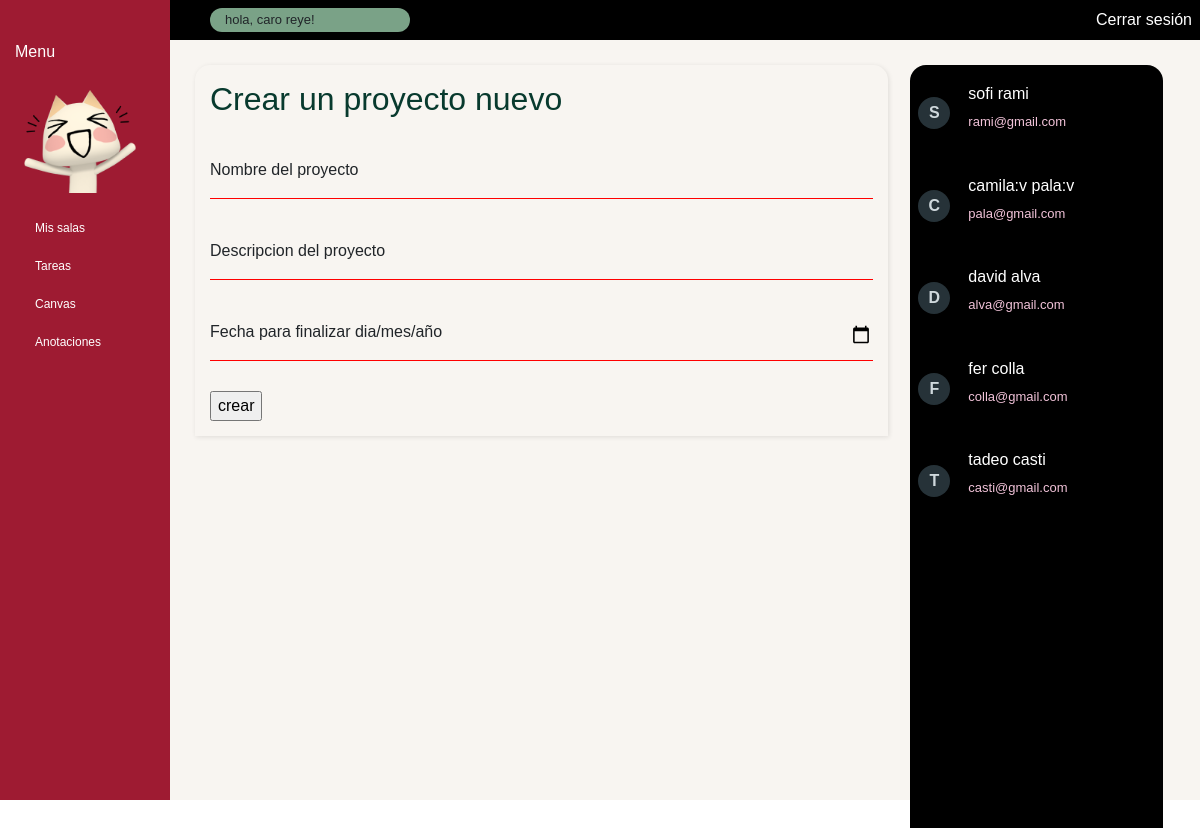
The app's page /crear_sala/ (signed in) with its own data.
### spok/models.py (models this page shows)
class User(AbstractUser):
    profile_picture = models.ImageField(upload_to='profile_pictures/', null=True, blank=True, verbose_name="Foto de Perfil")
    pass

### spok/views.py (the view, shortened to what this page needs)
# urls.py: path('crear_sala/', views.crear_sala, name='crear_sala'),
@login_required()
def crear_sala(request):
    usuarios = User.objects.all().order_by('first_name', 'last_name')
    usuarios_por_inicial = defaultdict(list)
    for i in usuarios:
        first_name = i.first_name or "Sin nombre"
        inicial = first_name[0].upper()
        datos_usuario = [f"{i.first_name} {i.last_name}", i.email]
        usuarios_por_inicial[inicial].append(datos_usuario)
    usuarios_por_inicial = dict(usuarios_por_inicial)
    actual = request.user.email
    print(f"email de usuario actual : {actual}")
    print(usuarios_por_inicial)
    return render(request, "crear_sala.html", {'usuarios_ordenado': usuarios_por_inicial, "actual": actual})

### spok/templates/crear_sala.html (shortened to what this page needs)
{% extends "layout.html" %}
{% load static %}
{% block main %}
<form action="{% url 'crear_sala' %}" method="post">
      <div class="conte_hoja">
        <div class="div_hoja">
          <div class="login-box">
            <h2 style="color: #083A2E !important; ">Crear un proyecto nuevo</h2>
              <div class="user-box">
                <input type="text" name="nombre_sala" required="">
                <label>Nombre del proyecto</label>
              </div>
              <div class="user-box">
                <input type="text" name="descri_sala" required="">
                <label>Descripcion del proyecto</label>
              </div>
                <div class="user-box">
                  <input  type="date" name="date_final" id="date_final" required="" placeholder= "jjj">
                  <label id="LISTA_SOS_GOKU" >Fecha para finalizar dia/mes/año </label>
                </div>
                <input type="submit" value="crear">
            </div>
          </div>
          <div class="ladito">
            <div class="container">
              <div class="floating-stack">
                <dl>
                  {% for hash, personas in usuarios_ordenado.items %}
                  <dt>{{ hash }}</dt>
                  {% for p in personas %}
                  {% if p.1 != "unicamilapalacios@gmail.com" and p.1 != actual %}
                  <dd>
                    <button class="personas" onclick="toggleSelection(this, '{{ p.1 }}')" type="button" style="width: 80%;">
                      <div>
                        <p style="color: white !important;">{{ p.0 }}</p>
                        <p style="font-size: 13px; color: #f2c3d9; margin-top: -10px;">{{ p.1 }}</p>
                      </div>
                    </button>
                  </dd>
                  {% endif %}
                  {% endfor %}
                  {% endfor %}
                </dl>
              </div>
            </div>
          </div>
        </div>
      </form>
{% endblock %}

### spok/templates/layout.html (shortened to what this page needs)
{% load static %}
<!DOCTYPE html>
<html lang="en">
    <head>
        <link rel="stylesheet" href="https://stackpath.bootstrapcdn.com/bootstrap/4.4.1/css/bootstrap.min.css">
        <link href="https://cdn.jsdelivr.net/npm/bootstrap@5.3.3/dist/css/bootstrap.min.css" rel="stylesheet">
        <link rel="stylesheet" type="text/css" href="../static/css/style.css">
    </head>
    <body>
      <aside>
        <p> Menu </p>
        <img style="width: 130px; height: 115px;margin-top: -20px; margin-bottom: 10px;" src="{% static 'img/toro_ola.png' %}" alt="">
        <a href="{% url 'index' %}">
          Mis salas
        </a>
        <a href="#">
          Tareas
        </a>
        <a href="{% url 'canvas' %}">
          Canvas
        </a>
        <a href="">
          Anotaciones
        </a>
      </aside>
      <div class="total">
        <div class="franja">
          <ul class="ul_ah">
            <li class="li_ah">
              <div style="background-color: #7AA287; border-radius: 30px; width: 20%; min-width: 200px; height: 24px; padding: 4px; padding-left: 15px; ">
                <h6 style="font-size: 13px;"> hola, {{ user.get_full_name }}! </h6>
              </div>
            </li>
            <li class="li_ah" style="float:right">
              <a  href="{% url 'logout' %}" >Cerrar sesión</a>
            </li>
          </ul>
        </div>
        <div class="contenido">
          {% block main %}
          {% endblock %}
        </div>
      </div>
    </body>
</html>

### spok/static/css/style.css (style rules this page uses)
* { font-family: "Comic Sans MS", sans-serif; }
aside { color: #fff; width: 15%; min-width: 170px; padding-left: 15px; height: 100vh; background-color: #9e1b32; }
aside a { font-size: 12px; color: #fff; display: block; padding: 10px; padding-left: 20px; text-decoration: none; -webkit-tap-highlight-color:transparent; }
aside p { margin: 0; padding: 40px 0; }
body { font-family: 'Roboto'; width: 100%; height: 100vh; margin: 0; display: flex; flex-direction: row; }
.contenido { width: 100%; height: calc(100% - 40px); background-color: #f8f5f1; margin: 0; padding: 15px; }
.total { width: 100%; height: 100%; }
.franja { width: 100%; height: 40px; background-color: black; padding: 8px; }
.ul_ah { list-style-type: none; }
.li_ah { float: left; }
.li_ah a { display: block; color: white; text-decoration: none; }
.div_hoja { border-top-left-radius: 15px; border-top-right-radius: 15px; width: 75%; height: 100%; padding: 15px; box-shadow: 1px 1px 5px rgba(0, 0, 0, 0.1); }
.ladito { height: 100%; width: 30%; }
.conte_hoja { padding: 10px; display: flex; gap: 10px; height: 100%; width: 100%; }
.floating-stack { background: black; color: #fff; height: 100vh; width: 100%; border-radius: 1rem; overflow-y: auto; }
.floating-stack > dl { margin: 0 0 1rem; display: grid; grid-template-columns: 2.5rem 1fr; align-items: center; }
.floating-stack dt { position: sticky; top: 0.5rem; left: 0.5rem; font-weight: bold; background: #263238; color: #cfd8dc; height: 2rem; width: 2rem; border-radius: 50%; padding: 0.25rem 1rem; grid-column: 1; display: inline-flex; align-items: center; justify-content: center; box-sizing: border-box; }
.floating-stack dd { grid-column: 2; margin: 0; padding: 0.75rem; }
.floating-stack > dl:first-of-type > dd:first-of-type { margin-top: 0.25rem; }
#LISTA_SOS_GOKU { background-color: #f8f5f1; }
.personas { background-color: transparent; border-style: none; text-align: justify; }
.login-box h2 { margin: 0 0 30px; padding: 0; }
.login-box .user-box { position: relative; }
.login-box .user-box input { width: 100%; padding: 10px 0; font-size: 20px; margin-bottom: 30px; border: none; border-bottom: 1px solid red; outline: none; background: transparent; }
.login-box .user-box label { position: absolute; top:0; left: 0; padding: 10px 0; font-size: 16px; pointer-events: none; transition: .5s; }
.container { display: flex; flex-direction: row; width: 100%; height: calc(100% - 10px); }

### spok/templates/crear_sala.html (style rules this page uses)
html { height: 100%; }
.login-box h2 { margin: 0 0 30px; padding: 0; }
.login-box .user-box { position: relative; }
.login-box .user-box input { width: 100%; padding: 10px 0; font-size: 20px; margin-bottom: 30px; border: none; border-bottom: 1px solid red; outline: none; background: transparent; }
.login-box .user-box label { position: absolute; top:0; left: 0; padding: 10px 0; font-size: 16px; pointer-events: none; transition: .5s; }

### records on screen
User: get_full_name "caro reye"
User: email "rami@gmail.com"
User: email "pala@gmail.com"
User: email "alva@gmail.com"
User: email "colla@gmail.com"
User: email "casti@gmail.com"

### other values on screen
{{ hash }} "S" "C" "D" "F" "T"
{{ p.0 }} "sofi rami" "camila:v pala:v" "david alva" "fer colla" "tadeo casti"
